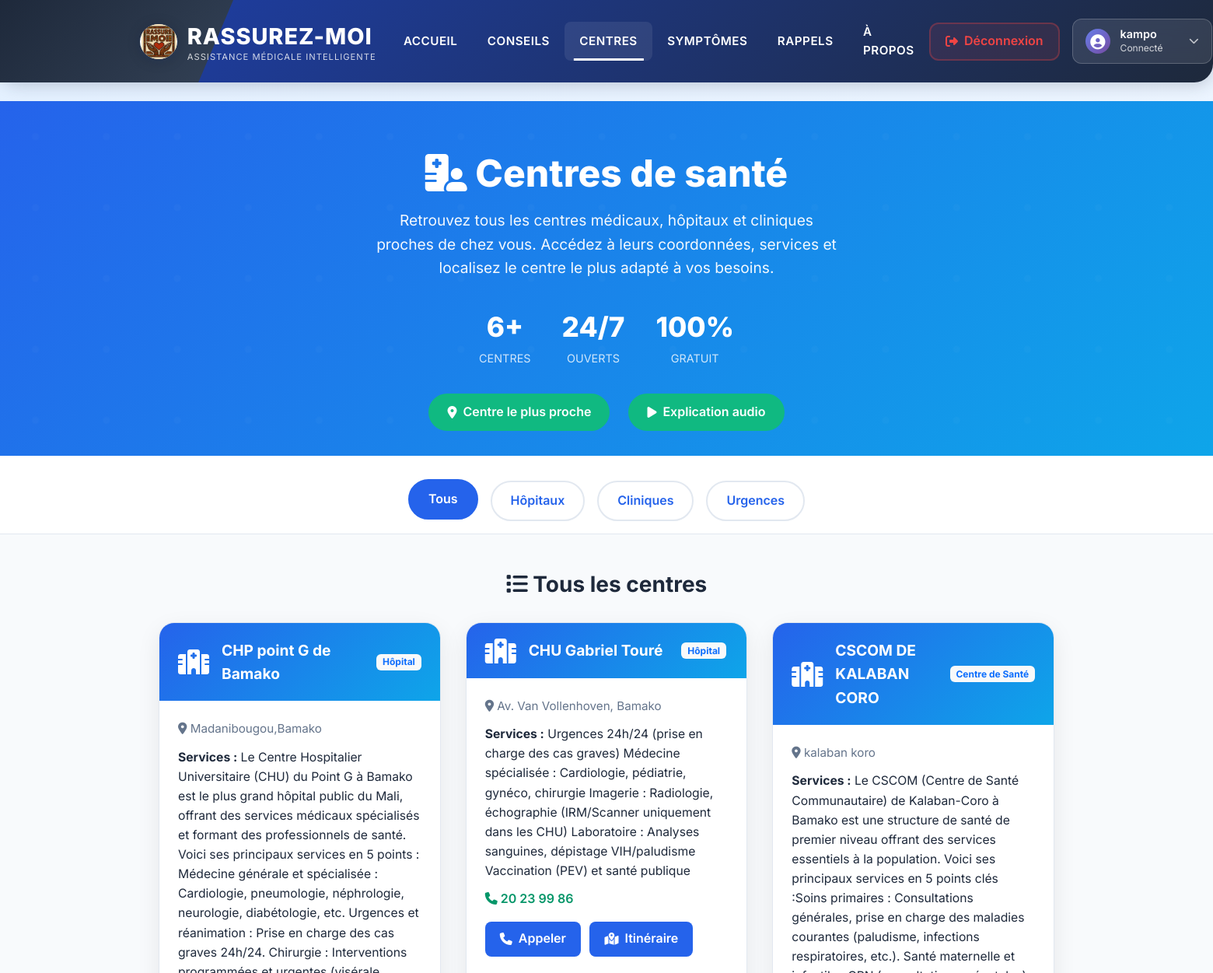
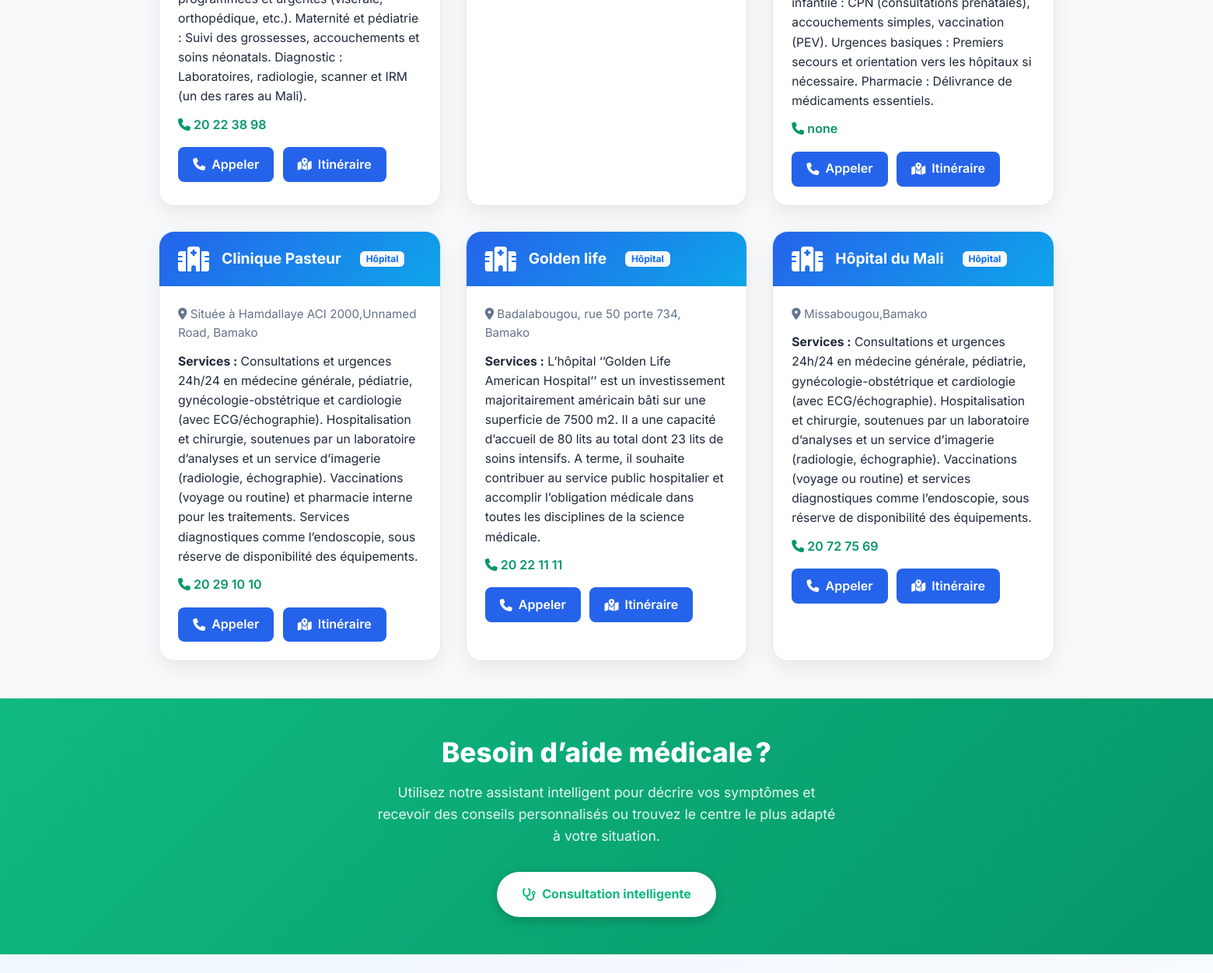
The page /centres/ (signed in) on the database its author committed (2 pictures, top to bottom).
### core/models.py (models this page shows, shortened)
class CentreMedical(models.Model):
    TYPE_CHOICES = [
        ('CS', 'Centre de Santé'),
        ('HP', 'Hôpital'),
        ('PS', 'Poste de Santé'),
    ]
    nom = models.CharField(max_length=200)
    type = models.CharField(max_length=2, choices=TYPE_CHOICES)
    adresse = models.TextField()
    telephone = models.CharField(max_length=20, blank=True)
    latitude = models.FloatField()
    longitude = models.FloatField()
    services = models.TextField(blank=True, help_text="Services offerts, séparés par des virgules")
    class Meta:
        ordering = ['nom']
        verbose_name = "Centre Médical"
        verbose_name_plural = "Centres Médicaux"

### core/views.py (the view, shortened to what this page needs)
# urls.py: path('centres/', views.centres_medicaux, name='centres'),
@require_login
def centres_medicaux(request):
    lat = request.GET.get('lat')
    lon = request.GET.get('lon')
    centres = list(CentreMedical.objects.all())
    nearest = None
    user_location = None
    return render(request, 'core/centres.html', {
        'nearest': nearest,
        'all_centres': centres,
        'user_location': user_location
    })

### core/views.py (called while the page is built)
def require_login(view_func):
    @wraps(view_func)
    def wrapper(request, *args, **kwargs):
        if not request.user.is_authenticated:
            messages.warning(request, 'Veuillez vous connecter pour accéder à cette page.')
            return redirect('login')
        return view_func(request, *args, **kwargs)
    return wrapper

### core/templates/core/centres.html (shortened to what this page needs)
{% extends "core/base.html" %}
{% load static %}
{% block content %}
<section class="centres-hero">
  <div class="container centres-hero-content">
    <h1><i class="fas fa-hospital-user"></i> Centres de santé</h1>
    <p>Retrouvez tous les centres médicaux, hôpitaux et cliniques proches de chez vous. Accédez à leurs coordonnées, services et localisez le centre le plus adapté à vos besoins.</p>
    <div class="centres-stats">
      <div>
        <span class="centres-stat-number">{{ all_centres|length }}+</span>
        <span class="centres-stat-label">Centres</span>
      </div>
      <div>
        <span class="centres-stat-number">24/7</span>
        <span class="centres-stat-label">Ouverts</span>
      </div>
      <div>
        <span class="centres-stat-number">100%</span>
        <span class="centres-stat-label">Gratuit</span>
      </div>
    </div>
    <div class="centres-tools">
      <button class="near-btn" id="near-me-btn"><i class="fa fa-map-marker-alt"></i> Centre le plus proche</button>
      <div class="audio-player-container">
        <button class="audio-btn" id="centres-audio-btn" title="Écouter l'explication">
          <i class="fa fa-play" id="audio-icon"></i>
          <span id="audio-text">Explication audio</span>
        </button>
      </div>
    </div>
  </div>
</section>
<section class="centres-filters">
  <div class="container">
    <div class="filter-buttons">
      <button class="filter-btn active" data-type="all">Tous</button>
      <button class="filter-btn" data-type="HP">Hôpitaux</button>
      <button class="filter-btn" data-type="CL">Cliniques</button>
      <button class="filter-btn" data-type="UR">Urgences</button>
    </div>
  </div>
</section>
<section class="centres-section">
  <div class="container">
    <h3 style="margin-bottom: 2rem; color: #1e293b; text-align: center;">
      {% if user_location %}
        <i class="fas fa-list"></i> Tous les centres (triés par distance)
      {% else %}
        <i class="fas fa-list"></i> Tous les centres
      {% endif %}
    </h3>
    <div class="centres-grid">
      {% for c in all_centres %}
      <div class="centre-card-modern" data-type="{{ c.type }}" {% if c.is_nearest %}style="border: 3px solid #10b981;"{% endif %}>
        <div class="centre-card-header">
          <i class="fas fa-hospital-alt"></i>
          <span class="centre-card-title">{{ c.nom }}</span>
          <span class="badge bg-light text-primary ms-2">{{ c.get_type_display }}</span>
        </div>
        <div class="centre-card-body">
          <div class="centre-card-meta"><i class="fas fa-location-dot"></i> {{ c.adresse }}</div>
          <div class="centre-card-services"><strong>Services :</strong> {{ c.services }}</div>
          {% if c.telephone %}<div class="centre-card-phone"><i class="fas fa-phone"></i> {{ c.telephone }}</div>{% endif %}
          <div class="centre-card-btns">
            {% if c.telephone %}<a href="tel:{{ c.telephone }}" class="centre-btn"><i class="fas fa-phone"></i> Appeler</a>{% endif %}
            <a href="https://www.google.com/maps/search/?api=1&query={{ c.latitude }},{{ c.longitude }}" target="_blank" class="centre-btn"><i class="fas fa-map-marked-alt"></i> Itinéraire</a>
          </div>
        </div>
      </div>
      {% endfor %}
    </div>
  </div>
</section>
<section class="centres-cta">
  <div class="container">
    <h2>Besoin d’aide médicale ?</h2>
    <p>Utilisez notre assistant intelligent pour décrire vos symptômes et recevoir des conseils personnalisés ou trouvez le centre le plus adapté à votre situation.</p>
    <a href="{% url 'pipeline' %}" class="cta-btn"><i class="fas fa-stethoscope"></i> Consultation intelligente</a>
  </div>
</section>
{% endblock %}

### core/templates/core/base.html (shortened to what this page needs)
{% load static %}
<!DOCTYPE html>
<html lang="fr">
<head>
  <link href="https://cdn.jsdelivr.net/npm/bootstrap@5.4.0/dist/css/bootstrap.min.css" rel="stylesheet">
  <link rel="stylesheet" href="https://cdnjs.cloudflare.com/ajax/libs/font-awesome/6.4.0/css/all.min.css">
  <link href="{% static 'core/css/style.css' %}" rel="stylesheet">
</head>
<body class="medical-theme">
  <header>
    <nav class="navbar navbar-expand-lg navbar-medical">
      <div class="container">
        <a href="{% url 'home' %}" class="navbar-brand">
          <img src="{% static 'core/images/logo.png' %}" alt="Logo Rassurez-moi" class="brand-logo">
          <div>
            <div>RASSUREZ-MOI</div>
            <div class="brand-subtitle">ASSISTANCE MÉDICALE INTELLIGENTE</div>
          </div>
        </a>
        <div class="collapse navbar-collapse" id="mainNavbar">
          <ul class="navbar-nav me-auto">
            <li class="nav-item">
              <a class="nav-link {% if request.resolver_match.url_name == 'home' %}active{% endif %}" href="{% url 'home' %}">Accueil</a>
            </li>
            {% if user.is_authenticated %}
              <li class="nav-item">
                <a class="nav-link {% if request.resolver_match.url_name == 'articles' %}active{% endif %}" href="{% url 'articles' %}">Conseils</a>
              </li>
              <li class="nav-item">
                <a class="nav-link {% if request.resolver_match.url_name == 'centres' %}active{% endif %}" href="{% url 'centres' %}">Centres</a>
              </li>
              <li class="nav-item">
                <a class="nav-link {% if request.resolver_match.url_name == 'pipeline' %}active{% endif %}" href="{% url 'pipeline' %}">Symptômes</a>
              </li>
              <li class="nav-item">
                <a class="nav-link {% if request.resolver_match.url_name == 'reminders' %}active{% endif %}" href="{% url 'reminders' %}">Rappels</a>
              </li>
            {% else %}
              <li class="nav-item">
                <a class="nav-link" href="{% url 'login' %}" style="color: #fbbf24 !important;">
                  <i class="fas fa-lock"></i> Connexion requise
                </a>
              </li>
            {% endif %}
            <li class="nav-item">
              <a class="nav-link {% if request.resolver_match.url_name == 'about' %}active{% endif %}" href="{% url 'about' %}">À propos</a>
            </li>
          </ul>
          <div class="navbar-actions">
            {% if user.is_authenticated %}
              <form method="post" action="{% url 'logout' %}" style="margin: 0; padding: 0; display: inline;">
                <button type="submit" class="auth-btn logout-btn">
                  <i class="fas fa-sign-out-alt"></i>
                  <span>Déconnexion</span>
                </button>
              </form>
              <div class="user-menu-dropdown">
                <button class="user-menu-btn" type="button" data-bs-toggle="dropdown" aria-expanded="false">
                  <div class="user-avatar">
                    <i class="fas fa-user-circle"></i>
                  </div>
                  <div class="user-info">
                    <span class="user-name">{{ user.username }}</span>
                    <span class="user-status">Connecté</span>
                  </div>
                  <i class="fas fa-chevron-down dropdown-arrow"></i>
                </button>
              </div>
            {% else %}
              <a href="{% url 'login' %}" class="auth-btn login-btn">
                <i class="fas fa-sign-in-alt"></i>
                <span>Connexion</span>
              </a>
            {% endif %}
          </div>
        </div>
      </div>
    </nav>
  </header>
  <main class="main-content py-4">
    {% block content %}{% endblock %}
  </main>
</body>
</html>

### core/static/core/css/style.css (style rules this page uses)
* { margin: 0; padding: 0; box-sizing: border-box; }
body { font-family: 'Inter', -apple-system, BlinkMacSystemFont, 'Segoe UI', Roboto, sans-serif; font-size: 1rem; line-height: 1.6; color: #1f2937; background-color: #ffffff; -webkit-font-smoothing: antialiased; -moz-osx-font-smoothing: grayscale; }
body.medical-theme { font-family: 'Inter', Arial, sans-serif; background: linear-gradient(135deg, #e3f0ff 0%, #f8fbff 100%); min-height: 100vh; color: #1e293b; }
.navbar { border-radius: 0 0 1.5rem 1.5rem; padding-top: 0.5rem; padding-bottom: 0.5rem; }
.brand-logo { height: 48px; width: 48px; object-fit: contain; border-radius: 50%; background: #fff; box-shadow: 0 2px 8px rgba(37,99,235,0.10); }
.navbar-nav .nav-link { color: #e0e7ef; font-weight: 500; font-size: 1.08rem; transition: color 0.2s; display: flex; align-items: center; gap: 0.5rem; }
.navbar-nav .nav-link.active, .navbar-nav .nav-link:hover { color: #10b981; background: rgba(255,255,255,0.08); border-radius: 0.5rem; }
.brand-subtitle { font-size: 0.875rem; color: #4b5563; margin: 0; font-weight: 400; }
.navbar-actions { display: flex; align-items: center; gap: 1rem; }
.user-name { font-weight: 500; color: #374151; }
.main-content { min-height: 60vh; padding-bottom: 2rem; }
.container { max-width: 1200px; margin: 0 auto; padding: 0 1.5rem; }
h1, h2, h3, h4, h5 { font-family: 'Inter', Arial, sans-serif; font-weight: 700; }
a { text-decoration: none; }

### core/templates/core/base.html (style rules this page uses)
.navbar-medical { background: linear-gradient(135deg, #1e40af 0%, #1e293b 100%); box-shadow: 0 4px 20px rgba(30,41,59,0.2); font-family: 'Inter', sans-serif; padding: 0; position: relative; }
.navbar-medical::before { content: ''; position: absolute; top: 0; left: 0; width: 300px; height: 100%; background: linear-gradient(135deg, #1e293b 0%, #334155 100%); clip-path: polygon(0 0, 100% 0, 85% 100%, 0% 100%); z-index: 1; }
.navbar-medical .container { position: relative; z-index: 2; display: flex; align-items: center; justify-content: space-between; padding: 1rem 0; }
.navbar-medical .navbar-brand { display: flex; align-items: center; gap: 0.8rem; color: #fff; text-decoration: none; font-weight: 800; font-size: 1.8rem; letter-spacing: 1px; }
.navbar-medical .brand-logo { height: 45px; filter: drop-shadow(0 2px 8px rgba(0,0,0,0.2)); }
.navbar-medical .brand-subtitle { color: #ffffff; font-size: 0.7rem; font-weight: 400; opacity: 0.8; margin-top: -0.3rem; }
.navbar-medical .navbar-nav { display: flex; align-items: center; gap: 0; margin: 0; padding: 0; }
.navbar-medical .nav-item { margin: 0; }
.navbar-medical .nav-link { color: #fff !important; font-weight: 600; font-size: 0.95rem; padding: 0.8rem 1.2rem !important; text-decoration: none; transition: all 0.3s ease; position: relative; text-transform: uppercase; letter-spacing: 0.5px; }
.navbar-medical .nav-link::after { content: ''; position: absolute; bottom: 0; left: 50%; width: 0; height: 3px; background: #fff; transition: all 0.3s ease; transform: translateX(-50%); }
.navbar-medical .nav-link:hover::after, .navbar-medical .nav-link.active::after { width: 80%; }
.navbar-actions { display: flex; align-items: center; gap: 1rem; }
.user-menu-dropdown { position: relative; }
.user-menu-btn { display: flex; align-items: center; gap: 0.8rem; background: rgba(255, 255, 255, 0.1); border: 1px solid rgba(255, 255, 255, 0.2); border-radius: 12px; padding: 0.6rem 1rem; color: #fff; text-decoration: none; transition: all 0.3s ease; backdrop-filter: blur(10px); min-width: 180px; }
.user-avatar { width: 32px; height: 32px; background: linear-gradient(135deg, #667eea 0%, #764ba2 100%); border-radius: 50%; display: flex; align-items: center; justify-content: center; font-size: 1.2rem; color: white; }
.user-info { display: flex; flex-direction: column; align-items: flex-start; flex: 1; }
.user-name { font-weight: 600; font-size: 0.9rem; color: #fff; line-height: 1.2; }
.user-status { font-size: 0.75rem; color: rgba(255, 255, 255, 0.8); font-weight: 400; }
.dropdown-arrow { font-size: 0.8rem; color: rgba(255, 255, 255, 0.7); transition: transform 0.3s ease; }
.auth-btn { display: flex; align-items: center; gap: 0.5rem; padding: 0.6rem 1.2rem; border-radius: 12px; text-decoration: none; font-weight: 600; transition: all 0.3s ease; border: 2px solid rgba(255, 255, 255, 0.3); }
.logout-btn { background: rgba(239, 68, 68, 0.1); color: #ef4444; border-color: rgba(239, 68, 68, 0.3); }

### rows shown on the page
CentreMedical: nom "CHP point G de Bamako", type "Hôpital", adresse "Madanibougou,Bamako", services "Le Centre Hospitalier Universitaire (CHU) du Point G à Bamako est le plus grand hôpital public du Mali, offrant des services médicaux spécialisés et formant des professionnels de santé. Voici ses principaux services en 5 points : Médecine générale et spécialisée : Cardiologie, pneumologie, néphrologie, neurologie, diabétologie, etc. Urgences et réanimation : Prise en charge des cas graves 24h/24. Chirurgie : Interventions programmées et urgentes (visérale, orthopédique, etc.). Maternité et pédiatrie : Suivi des grossesses, accouchements et soins néonatals. Diagnostic : Laboratoires, radiologie, scanner et IRM (un des rares au Mali).", telephone "20 22 38 98"
CentreMedical: nom "CHU Gabriel Touré", type "Hôpital", adresse "Av. Van Vollenhoven, Bamako", services "Urgences 24h/24 (prise en charge des cas graves) Médecine spécialisée : Cardiologie, pédiatrie, gynéco, chirurgie Imagerie : Radiologie, échographie (IRM/Scanner uniquement dans les CHU) Laboratoire : Analyses sanguines, dépistage VIH/paludisme Vaccination (PEV) et santé publique", telephone "20 23 99 86"
CentreMedical: nom "CSCOM DE KALABAN CORO", type "Centre de Santé", adresse "kalaban koro", services "Le CSCOM (Centre de Santé Communautaire) de Kalaban-Coro à Bamako est une structure de santé de premier niveau offrant des services essentiels à la population. Voici ses principaux services en 5 points clés :Soins primaires : Consultations générales, prise en charge des maladies courantes (paludisme, infections respiratoires, etc.). Santé maternelle et infantile : CPN (consultations prénatales), accouchements simples, vaccination (PEV). Urgences basiques : Premiers secours et orientation vers les hôpitaux si nécessaire. Pharmacie : Délivrance de médicaments essentiels.", telephone "none"
CentreMedical: nom "Clinique Pasteur", type "Hôpital", adresse "Située à Hamdallaye ACI 2000,Unnamed Road, Bamako", services "Consultations et urgences 24h/24 en médecine générale, pédiatrie, gynécologie-obstétrique et cardiologie (avec ECG/échographie). Hospitalisation et chirurgie, soutenues par un laboratoire d’analyses et un service d’imagerie (radiologie, échographie). Vaccinations (voyage ou routine) et pharmacie interne pour les traitements. Services diagnostiques comme l’endoscopie, sous réserve de disponibilité des équipements.", telephone "20 29 10 10"
CentreMedical: nom "Golden life", type "Hôpital", adresse "Badalabougou, rue 50 porte 734, Bamako", services "L’hôpital ‘’Golden Life American Hospital’’ est un investissement majoritairement américain bâti sur une superficie de 7500 m2. Il a une capacité d’accueil de 80 lits au total dont 23 lits de soins intensifs. A terme, il souhaite contribuer au service public hospitalier et accomplir l’obligation médicale dans toutes les disciplines de la science médicale.", telephone "20 22 11 11"
CentreMedical: nom "Hôpital du Mali", type "Hôpital", adresse "Missabougou,Bamako", services "Consultations et urgences 24h/24 en médecine générale, pédiatrie, gynécologie-obstétrique et cardiologie (avec ECG/échographie). Hospitalisation et chirurgie, soutenues par un laboratoire d’analyses et un service d’imagerie (radiologie, échographie). Vaccinations (voyage ou routine) et services diagnostiques comme l’endoscopie, sous réserve de disponibilité des équipements.", telephone "20 72 75 69"

### other values the page prints
{{ user.username }} "kampo"
{{ all_centres|length }} "6"
